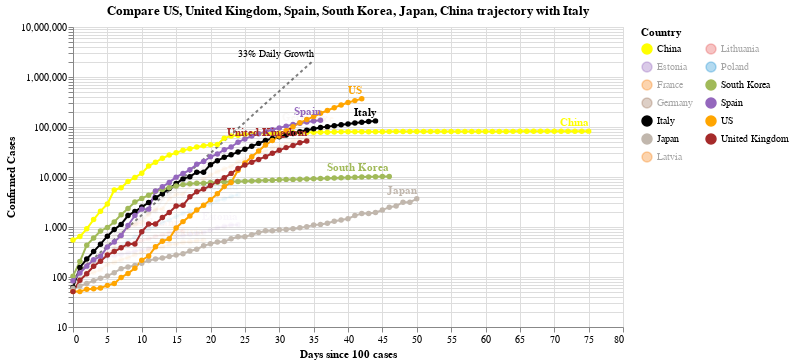

The code cell stored with this chart in its notebook:
### Code cell
#hide_input
chart2 = make_since_chart(['US', 'United Kingdom', 'Spain', 'South Korea', 'Japan', 'China'])
chart2

### Figure 1 — Vega-Lite specification as saved in the notebook (floating-point values rounded to 4 significant figures; data arrays with more than 128 entries replaced by an {"elided": "..."} marker saying what was removed)
{"config": {"view": {"continuousWidth": 400, "continuousHeight": 300}}, "layer": [{"mark": {"type": "line", "color": "black", "opacity": 0.5, "strokeDash": [3, 3]}, "encoding": {"x": {"type": "quantitative", "field": "Days since 100 cases"}, "y": {"type": "quantitative", "field": "Confirmed Cases"}}}, {"mark": {"type": "text", "align": "right", "dy": -6, "fontSize": 10, "text": "33% Daily Growth"}, "encoding": {"x": {"type": "quantitative", "field": "Days since 100 cases"}, "y": {"type": "quantitative", "field": "Confirmed Cases"}}, "transform": [{"filter": "(datum['Days since 100 cases'] >= 35)"}]}, {"data": {"name": "data-01aca065354213ffea703c58c8ef0b1d"}, "mark": {"type": "line", "point": true}, "encoding": {"color": {"type": "nominal", "field": "Country", "legend": {"columns": 2}, "scale": {"domain": ["China", "Estonia", "France", "Germany", "Italy", "Japan", "Latvia", "Lithuania", "Poland", "South Korea", "Spain", "US", "United Kingdom"], "range": ["yellow", "#9467bd", "#F58518", "#9D755D", "black", "#C1B7AD", "#F58518", "#E45756", "#2495D3", "#A1BA59", "#9467bd", "orange", "brown"]}}, "opacity": {"condition": {"value": 1, "selection": "selector006"}, "value": 0.05}, "tooltip": [{"type": "nominal", "field": "Country"}, {"type": "temporal", "field": "Date"}, {"type": "quantitative", "field": "Confirmed Cases"}, {"type": "quantitative", "field": "Days since 100 cases"}], "x": {"type": "quantitative", "field": "Days since 100 cases"}, "y": {"type": "quantitative", "field": "Confirmed Cases", "scale": {"type": "log"}}}, "selection": {"selector006": {"type": "multi", "fields": ["Country"], "bind": "legend", "init": [{"Country": "US"}, {"Country": "United Kingdom"}, {"Country": "Spain"}, {"Country": "South Korea"}, {"Country": "Japan"}, {"Country": "China"}, {"Country": "Italy"}]}}, "width": 550}, {"data": {"name": "data-01aca065354213ffea703c58c8ef0b1d"}, "mark": {"type": "text", "align": "right", "dy": -8, "fontWeight": "bold"}, "encoding": {"color": {"type": "nominal", "field": "Country", "legend": {"columns": 2}, "scale": {"domain": ["China", "Estonia", "France", "Germany", "Italy", "Japan", "Latvia", "Lithuania", "Poland", "South Korea", "Spain", "US", "United Kingdom"], "range": ["yellow", "#9467bd", "#F58518", "#9D755D", "black", "#C1B7AD", "#F58518", "#E45756", "#2495D3", "#A1BA59", "#9467bd", "orange", "brown"]}}, "opacity": {"condition": {"value": 1, "selection": "selector006"}, "value": 0.05}, "text": {"type": "nominal", "field": "Country"}, "tooltip": [{"type": "nominal", "field": "Country"}, {"type": "temporal", "field": "Date"}, {"type": "quantitative", "field": "Confirmed Cases"}, {"type": "quantitative", "field": "Days since 100 cases"}], "x": {"type": "quantitative", "field": "Days since 100 cases"}, "y": {"type": "quantitative", "field": "Confirmed Cases", "scale": {"type": "log"}}}, "transform": [{"filter": "(datum['Date'] >= 1586131200000)"}], "width": 550}], "data": {"name": "data-c1a3bbf4dd040f2e7e8e7a69520e3c2a"}, "title": "Compare US, United Kingdom, Spain, South Korea, Japan, China trajectory with Italy", "$schema": "https://vega.github.io/schema/vega-lite/v4.0.2.json", "datasets": {"data-c1a3bbf4dd040f2e7e8e7a69520e3c2a": [{"Days since 100 cases": 0, "Confirmed Cases": 100.0}, {"Days since 100 cases": 1, "Confirmed Cases": 133.0}, {"Days since 100 cases": 2, "Confirmed Cases": 176.9}, {"Days since 100 cases": 3, "Confirmed Cases": 235.3}, {"Days since 100 cases": 4, "Confirmed Cases": 312.9}, {"Days since 100 cases": 5, "Confirmed Cases": 416.2}, {"Days since 100 cases": 6, "Confirmed Cases": 553.5}, {"Days since 100 cases": 7, "Confirmed Cases": 736.1}, {"Days since 100 cases": 8, "Confirmed Cases": 979.1}, {"Days since 100 cases": 9, "Confirmed Cases": 1302.0}, {"Days since 100 cases": 10, "Confirmed Cases": 1732.0}, {"Days since 100 cases": 11, "Confirmed Cases": 2303.0}, {"Days since 100 cases": 12, "Confirmed Cases": 3064.0}, {"Days since 100 cases": 13, "Confirmed Cases": 4074.0}, {"Days since 100 cases": 14, "Confirmed Cases": 5419.0}, {"Days since 100 cases": 15, "Confirmed Cases": 7207.0}, {"Days since 100 cases": 16, "Confirmed Cases": 9586.0}, {"Days since 100 cases": 17, "Confirmed Cases": 12750.0}, {"Days since 100 cases": 18, "Confirmed Cases": 16960.0}, {"Days since 100 cases": 19, "Confirmed Cases": 22550.0}, {"Days since 100 cases": 20, "Confirmed Cases": 29990.0}, {"Days since 100 cases": 21, "Confirmed Cases": 39890.0}, {"Days since 100 cases": 22, "Confirmed Cases": 53060.0}, {"Days since 100 cases": 23, "Confirmed Cases": 70560.0}, {"Days since 100 cases": 24, "Confirmed Cases": 93850.0}, {"Days since 100 cases": 25, "Confirmed Cases": 124800.0}, {"Days since 100 cases": 26, "Confirmed Cases": 166000.0}, {"Days since 100 cases": 27, "Confirmed Cases": 220800.0}, {"Days since 100 cases": 28, "Confirmed Cases": 293700.0}, {"Days since 100 cases": 29, "Confirmed Cases": 390600.0}, {"Days since 100 cases": 30, "Confirmed Cases": 519500.0}, {"Days since 100 cases": 31, "Confirmed Cases": 690900.0}, {"Days since 100 cases": 32, "Confirmed Cases": 918900.0}, {"Days since 100 cases": 33, "Confirmed Cases": 1222000.0}, {"Days since 100 cases": 34, "Confirmed Cases": 1625000.0}, {"Days since 100 cases": 35, "Confirmed Cases": 2162000.0}], "data-01aca065354213ffea703c58c8ef0b1d": {"elided": "498 records"}}}
